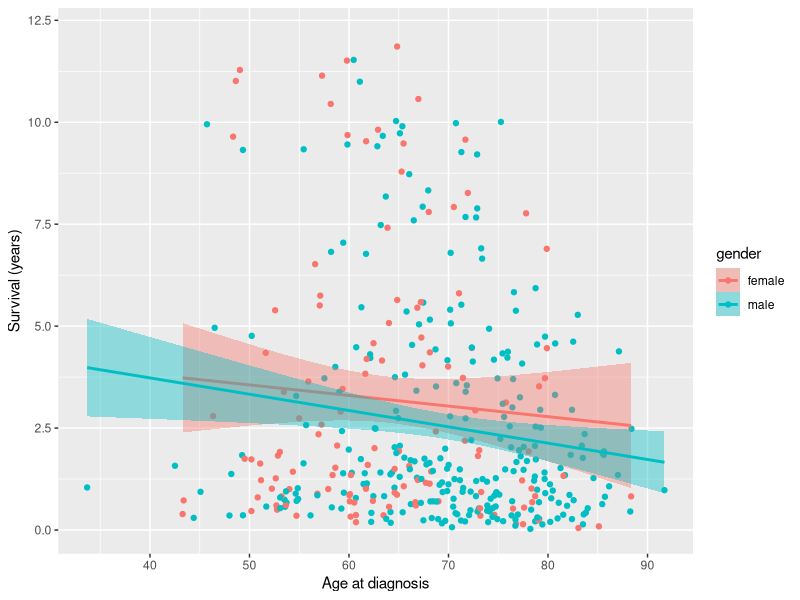
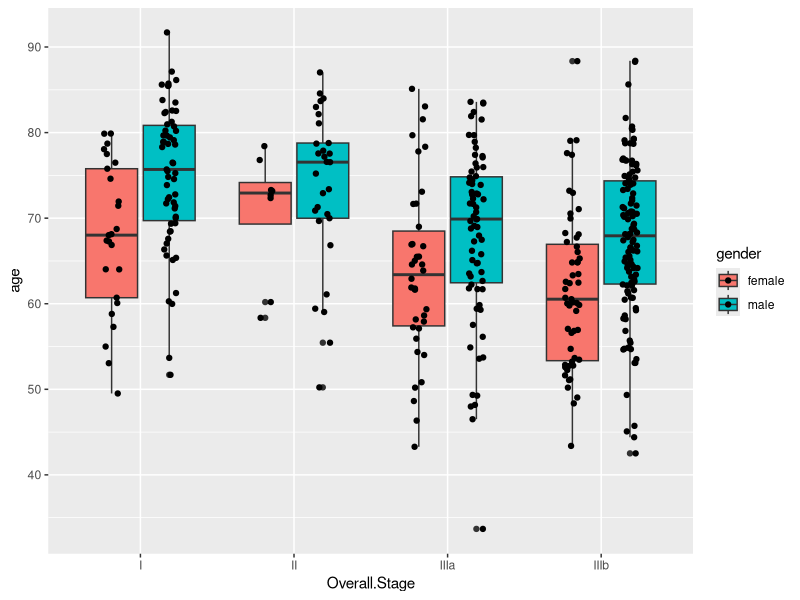
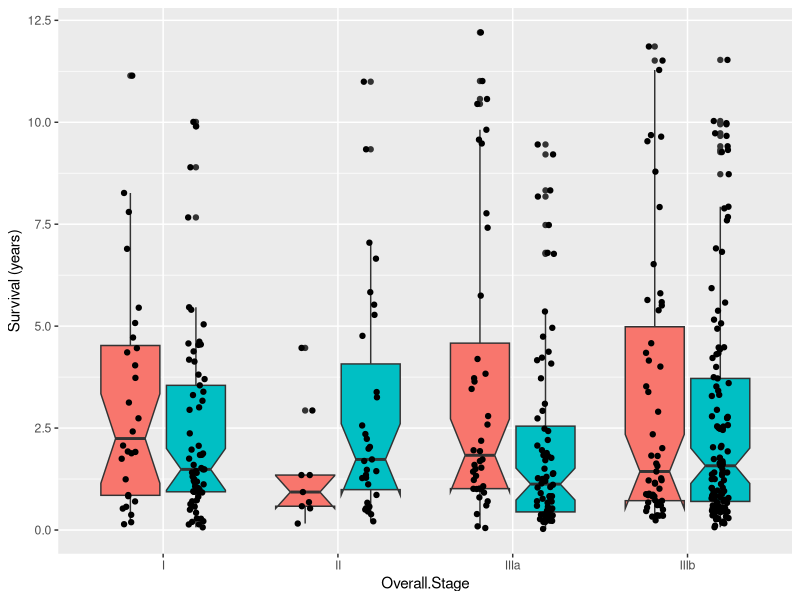

The R script that drew these images, in order: (Note: this script raises an error after producing the figures.)
## ---- chunk 1
knitr::opts_chunk$set(echo = TRUE)
library(readxl)
library(dplyr)
library(ggplot2)
library(gridExtra)
## ---- chunk 2
df_nsclc<-read.csv(file = "Clinical_Lung1.csv")
## ---- chunk 3
head(df_nsclc)
## ---- chunk 4
plot_1 <- ggplot2::ggplot(aes(x=age, y=Survival.time/365, fill=gender, color=gender), data =df_nsclc %>% dplyr::filter(!is.na(Overall.Stage))) + 
  geom_point() +
  geom_smooth(method = "lm") +
  ylab("Survival (years)") +
  xlab("Age at diagnosis")

plot_1
## ---- chunk 5

ggplot2::ggplot(aes(x=Overall.Stage, y=age, fill=gender, c=gender), data =df_nsclc %>% dplyr::filter(!is.na(Overall.Stage)))+ geom_boxplot() +geom_point(position = position_jitterdodge(jitter.width = 0.1))
## ---- chunk 6
plot_2 <- ggplot2::ggplot(aes(y=Survival.time/365, x=Overall.Stage, fill=gender, c=gender), data =df_nsclc %>% dplyr::filter(!is.na(Overall.Stage))) %>% + 
  geom_boxplot(notch=TRUE) +
  geom_point(position = position_jitterdodge(jitter.width = 0.1)) + 
  ylab("Survival (years)") +
  theme(legend.position="none")
plot_2

## ---- chunk 7
plot_3 <- ggplot2::ggplot(aes(y=Survival.trunc/365, x=Overall.Stage, fill=gender, c=gender), data =df_nsclc %>% dplyr::filter(!is.na(Overall.Stage))) %>% + 
  geom_boxplot(notch=TRUE) +
  geom_point(position = position_jitterdodge(jitter.width = 0.1)) + 
  ylab("Cancer specific survival (years)") + 
  theme(legend.position="none")
plot_3 

## ---- chunk 8
grid.arrange(plot_1, NULL, plot_2,plot_3, nrow=2, ncol=2)
## ---- chunk 9
ggplot2::ggplot(aes(y=Survival.time, x=as.factor(Clinical.N.Stage), fill=gender, c=gender), data =df_nsclc %>% dplyr::filter(!is.na(Overall.Stage))) %>% + geom_boxplot(notch=TRUE) +geom_point(position = position_jitterdodge(jitter.width = 0.1)) + ylab("Survival Time (days)")
## ---- chunk 10
# truncated (cancer-specific) survival only
df_nsclc$Survival.trunc <- ifelse(df_nsclc$Survival.time>1800, NA, df_nsclc$Survival.time)

ggplot2::ggplot(aes(y=Survival.trunc/365, x=Overall.Stage, fill=gender, c=gender), data =df_nsclc %>% dplyr::filter(!is.na(Overall.Stage))) %>% + geom_boxplot(notch=TRUE) +geom_point(position = position_jitterdodge(jitter.width = 0.1)) + ylab("Survival Time (years)")

## ---- chunk 11
# Age at death
df_nsclc$age.at.death <- (df_nsclc$age)*365+df_nsclc$Survival.time

ggplot2::ggplot(aes(x=as.factor(clinical.T.Stage), y=age.at.death/365, fill=gender, c=gender), data =df_nsclc %>% dplyr::filter(!is.na(clinical.T.Stage)))+ geom_boxplot() +geom_point(position = position_jitterdodge(jitter.width = 0.1))


